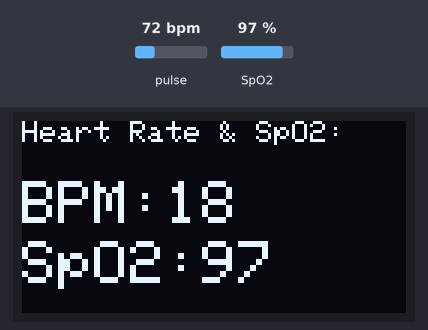
Bench run of a sketch on a simulated ESP8266 (NodeMCU). Shown: 128×64 one-colour display. Inputs (shaded band) come from the test bench; at power-on: pulse 72 bpm, SpO2 97 %. WiFi joins after 1.5 s; servers stay silent unless stated; the display library's start-up logo is not drawn; what the sketch prints to the serial monitor is not drawn.

Above: at 5.7 s.
5.8 s: pulse set to 42 bpm
At 7.3 s:
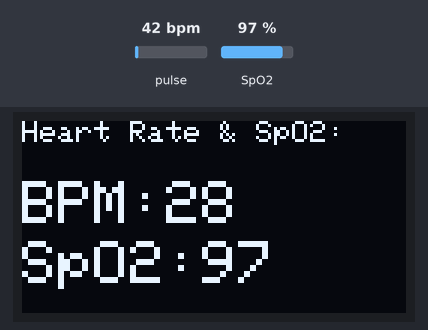
10.9 s: pulse set to 100 bpm
At 11.3 s:
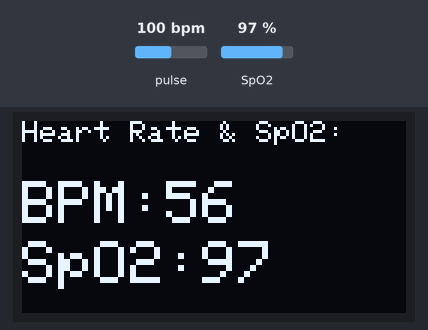
13.9 s: SpO2 set to 80 %
At 14.4 s:
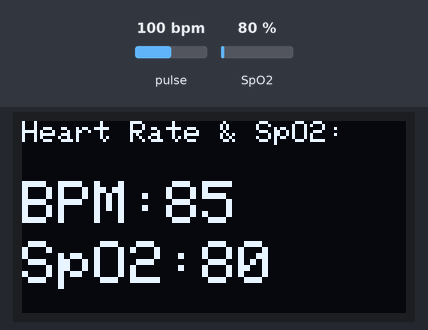
16.8 s: SpO2 set to 85 %
At 17.5 s:
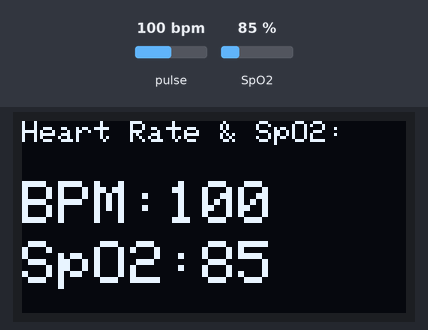
Timing chart, 0 to 19.3 s (numbered marks = the images above; inputs shaded):
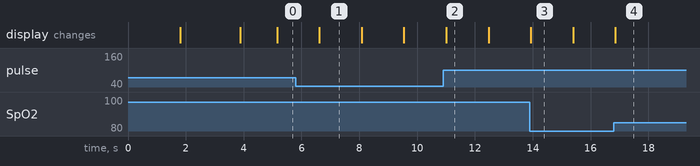

Measured:
- after the input at 10.9 s, the display: changes after 0.11 s (image 2)
- after the input at 16.8 s, the display: changes after 0.06 s (image 4)
- what the display in image 1 shows lasts 1.5 s, from 6.6 s to 8.1 s

The sketch:

HeartRate.ino
```cpp
#include <Wire.h>
#include <Adafruit_GFX.h>
#include <Adafruit_SSD1306.h>
#include "MAX30105.h"
#include "heartRate.h"
#include "spo2_algorithm.h"
#include <ESP8266WiFi.h>
#include <BlynkSimpleEsp8266.h>

// Inisialisasi sensor MAX30105
MAX30105 particleSensor;

// Inisialisasi OLED
#define SCREEN_WIDTH 128
#define SCREEN_HEIGHT 64
#define OLED_RESET -1
Adafruit_SSD1306 display(SCREEN_WIDTH, SCREEN_HEIGHT, &Wire, OLED_RESET);

// Variabel untuk detak jantung
const byte RATE_SIZE = 4; // Ukuran buffer untuk menyimpan data detak jantung
byte rates[RATE_SIZE]; // Buffer untuk menyimpan data detak jantung
byte rateSpot = 0;
long lastBeat = 0; // Waktu detak jantung terakhir dalam milidetik

float beatsPerMinute;
int beatAvg;

// Variabel untuk SpO2
uint32_t irBuffer[100]; // Buffer untuk IR LED
uint32_t redBuffer[100]; // Buffer untuk Red LED
int32_t bufferLength = 100; // Panjang buffer
int32_t spo2; // Nilai SpO2
int8_t validSPO2; // Validasi nilai SpO2
int32_t heartRate; // Nilai detak jantung
int8_t validHeartRate; // Validasi nilai detak jantung

// Variabel untuk rata-rata per menit
const int MINUTE_SIZE = 60; // Ukuran buffer untuk menyimpan data selama satu menit
int minuteRates[MINUTE_SIZE]; // Buffer untuk menyimpan data BPM selama satu menit
int minuteSpot = 0;
long lastMinute = 0;
int minuteAvg = 0;

// Blynk Auth Token
char auth[] = "V9zHpGkEQeRbGt9AoR6f7sMeyIZNTnIM"; // Ganti dengan Auth Token dari aplikasi Blynk

// Your WiFi credentials.
// Set password to "" for open networks.
char ssid[] = "Redmi note 11"; // Ganti dengan nama jaringan Wi-Fi Anda
char pass[] = "123456789"; // Ganti dengan kata sandi jaringan Wi-Fi Anda

void setup() {
  Serial.begin(115200);

  // Inisialisasi Blynk
  Serial.println("Menghubungkan ke Blynk...");
  Blynk.begin(auth, ssid, pass, "prakitblog.com", 8181);
  Serial.println("Terhubung ke Blynk");

  // Inisialisasi sensor
  if (!particleSensor.begin(Wire, I2C_SPEED_FAST)) {
    Serial.println("MAX30105 was not found. Please check wiring/power.");
    while (1);
  }

  // Setup sensor dengan parameter yang disesuaikan untuk meningkatkan stabilitas
  particleSensor.setup();
  particleSensor.setPulseAmplitudeRed(0x0A); // Set Red LED intensity
  particleSensor.setPulseAmplitudeGreen(0);  // Turn off Green LED
  particleSensor.setPulseAmplitudeIR(0x0A);  // Set IR LED intensity

  // Inisialisasi OLED
  if(!display.begin(SSD1306_SWITCHCAPVCC, 0x3C)) { // Alamat I2C 0x3C
    Serial.println(F("SSD1306 allocation failed"));
    for(;;);
  }
  display.display();
  delay(2000); // Pause for 2 seconds

  display.clearDisplay();
  display.setTextSize(1);
  display.setTextColor(SSD1306_WHITE);
  display.setCursor(0, 0);
  display.print("Heart Rate & SpO2:");
  display.display();

  Serial.println("Setup complete");
}

void loop() {
  Blynk.run();

  // Pengambilan data
  for (byte i = 0; i < bufferLength; i++) {
    while (particleSensor.available() == false) { // Tunggu data tersedia
      particleSensor.check();
    }
    redBuffer[i] = particleSensor.getRed();
    irBuffer[i] = particleSensor.getIR();
    particleSensor.nextSample(); // Ambil sampel berikutnya
  }

  // Validasi data
  long sumRed = 0;
  for (byte i = 0; i < bufferLength; i++) {
    sumRed += redBuffer[i];
  }

  if (sumRed < 50000) { // Threshold untuk mendeteksi apakah jari berada di sensor
    Serial.println("No finger detected");
    Blynk.notify("No Finger Detected");
    display.clearDisplay();
    display.setTextSize(2);
    display.setCursor(0, 0);
    display.print("No finger");
    display.setCursor(0, 20);
    display.print("detected");
    display.display();
    delay(200);
    return;
  }

  // Hitung nilai SpO2 dan detak jantung
  maxim_heart_rate_and_oxygen_saturation(irBuffer, bufferLength, redBuffer, &spo2, &validSPO2, &heartRate, &validHeartRate);

  // Filter data detak jantung untuk mengurangi noise
  if (heartRate < 255 && heartRate > 20) { // Valid range for heart rate
    rates[rateSpot++] = (byte)heartRate; // Simpan data
    rateSpot %= RATE_SIZE; // Wrap buffer

    // Hitung rata-rata detak jantung
    beatAvg = 0;
    for (byte x = 0; x < RATE_SIZE; x++) {
      beatAvg += rates[x];
    }
    beatAvg /= RATE_SIZE;

    // Simpan data ke buffer satu menit
    minuteRates[minuteSpot++] = heartRate;
    if (minuteSpot >= MINUTE_SIZE) { // Jika buffer penuh, hitung rata-rata per menit
      minuteAvg = 0;
      for (int x = 0; x < MINUTE_SIZE; x++) {
        minuteAvg += minuteRates[x];
      }
      minuteAvg /= MINUTE_SIZE;
      minuteSpot = 0; // Reset buffer
    }
  } else {
    validHeartRate = 0; // Invalid heart rate
  }

  // Tampilkan nilai BPM dan SpO2 pada OLED dengan teks lebih besar
  display.clearDisplay();
  display.setTextSize(1);
  display.setCursor(0, 0);
  display.print("Heart Rate & SpO2:");

  display.setTextSize(2); // Set text size to 2 for better readability
  if (validHeartRate) {
    display.setCursor(0, 20);
    display.print("BPM:");
    display.print(beatAvg);
    Blynk.virtualWrite(V1, beatAvg); // Kirim BPM ke Blynk Virtual Pin V1
  } else {
    display.setCursor(0, 20);
    display.print("BPM: --");
    Blynk.virtualWrite(V1, "Invalid"); // Kirim status BPM ke Blynk Virtual Pin V1
  }

  if (validSPO2) {
    display.setCursor(0, 40);
    display.print("SpO2:");
    display.print(spo2);
    Blynk.virtualWrite(V2, spo2); // Kirim SpO2 ke Blynk Virtual Pin V2
  } else {
    display.setCursor(0, 40);
    display.print("SpO2: --");
    Blynk.virtualWrite(V2, "Invalid"); // Kirim status SpO2 ke Blynk Virtual Pin V2
  }

  display.display();
  delay(200); // Delay untuk update data

  // Debugging
  Serial.print("IR=");
  Serial.print(irBuffer[0]);
  Serial.print(", Red=");
  Serial.print(redBuffer[0]);
  Serial.print(", BPM=");
  if (validHeartRate) {
    Serial.print(beatAvg);
  } else {
    Serial.print("Invalid");
  }
  Serial.print(", SpO2=");
  if (validSPO2) {
    Serial.print(spo2);
  } else {
    Serial.print("Invalid");
  }
  Serial.print(", Avg BPM=");
  Serial.print(minuteAvg);
  Serial.println();
}
```
